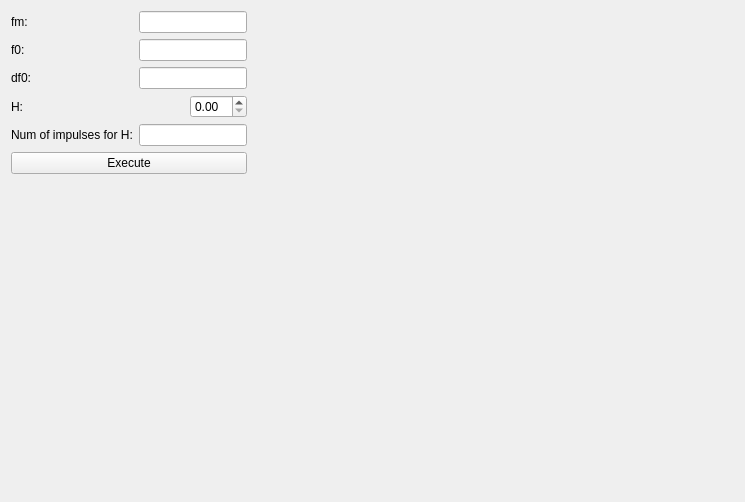
<?xml version="1.0" encoding="UTF-8"?>
<ui version="4.0">
 <class>Impuls</class>
 <widget class="QWidget" name="Impuls">
  <property name="geometry">
   <rect>
    <x>0</x>
    <y>0</y>
    <width>745</width>
    <height>502</height>
   </rect>
  </property>
  <property name="windowTitle">
   <string>Form</string>
  </property>
  <layout class="QVBoxLayout" name="verticalLayout_2">
   <item>
    <layout class="QHBoxLayout" name="horizontalLayout_6">
     <item>
      <layout class="QVBoxLayout" name="verticalLayout">
       <item>
        <layout class="QHBoxLayout" name="horizontalLayout">
         <item>
          <widget class="QLabel" name="label">
           <property name="text">
            <string>fm:</string>
           </property>
          </widget>
         </item>
         <item>
          <widget class="QLineEdit" name="fmLineEdit">
           <property name="sizePolicy">
            <sizepolicy hsizetype="Fixed" vsizetype="Fixed">
             <horstretch>0</horstretch>
             <verstretch>0</verstretch>
            </sizepolicy>
           </property>
          </widget>
         </item>
        </layout>
       </item>
       <item>
        <layout class="QHBoxLayout" name="horizontalLayout_2">
         <item>
          <widget class="QLabel" name="label_2">
           <property name="text">
            <string>f0:</string>
           </property>
          </widget>
         </item>
         <item>
          <widget class="QLineEdit" name="f0LineEdit">
           <property name="sizePolicy">
            <sizepolicy hsizetype="Fixed" vsizetype="Fixed">
             <horstretch>0</horstretch>
             <verstretch>0</verstretch>
            </sizepolicy>
           </property>
          </widget>
         </item>
        </layout>
       </item>
       <item>
        <layout class="QHBoxLayout" name="horizontalLayout_4">
         <item>
          <widget class="QLabel" name="label_3">
           <property name="text">
            <string>df0:</string>
           </property>
          </widget>
         </item>
         <item>
          <widget class="QLineEdit" name="df0LineEdit">
           <property name="sizePolicy">
            <sizepolicy hsizetype="Fixed" vsizetype="Fixed">
             <horstretch>0</horstretch>
             <verstretch>0</verstretch>
            </sizepolicy>
           </property>
          </widget>
         </item>
        </layout>
       </item>
       <item>
        <layout class="QHBoxLayout" name="horizontalLayout_3">
         <item>
          <widget class="QLabel" name="label_4">
           <property name="text">
            <string>H:</string>
           </property>
          </widget>
         </item>
         <item>
          <widget class="QDoubleSpinBox" name="HdoubleSpinBox">
           <property name="sizePolicy">
            <sizepolicy hsizetype="Fixed" vsizetype="Fixed">
             <horstretch>0</horstretch>
             <verstretch>0</verstretch>
            </sizepolicy>
           </property>
          </widget>
         </item>
        </layout>
       </item>
       <item>
        <layout class="QHBoxLayout" name="horizontalLayout_5">
         <item>
          <widget class="QLabel" name="label_5">
           <property name="text">
            <string>Num of impulses for H:</string>
           </property>
          </widget>
         </item>
         <item>
          <widget class="QLineEdit" name="impulsesForH">
           <property name="sizePolicy">
            <sizepolicy hsizetype="Fixed" vsizetype="Fixed">
             <horstretch>5</horstretch>
             <verstretch>0</verstretch>
            </sizepolicy>
           </property>
          </widget>
         </item>
        </layout>
       </item>
       <item>
        <widget class="QPushButton" name="execute">
         <property name="text">
          <string>Execute</string>
         </property>
        </widget>
       </item>
      </layout>
     </item>
     <item>
      <spacer name="horizontalSpacer">
       <property name="orientation">
        <enum>Qt::Horizontal</enum>
       </property>
       <property name="sizeHint" stdset="0">
        <size>
         <width>40</width>
         <height>20</height>
        </size>
       </property>
      </spacer>
     </item>
    </layout>
   </item>
   <item>
    <widget class="QwtPlot" name="qwtPlot_2"/>
   </item>
   <item>
    <widget class="QwtPlot" name="qwtPlot"/>
   </item>
  </layout>
 </widget>
 <customwidgets>
  <customwidget>
   <class>QwtPlot</class>
   <extends>QFrame</extends>
   <header>qwt_plot.h</header>
   <container>1</container>
  </customwidget>
 </customwidgets>
 <resources/>
 <connections/>
</ui>
